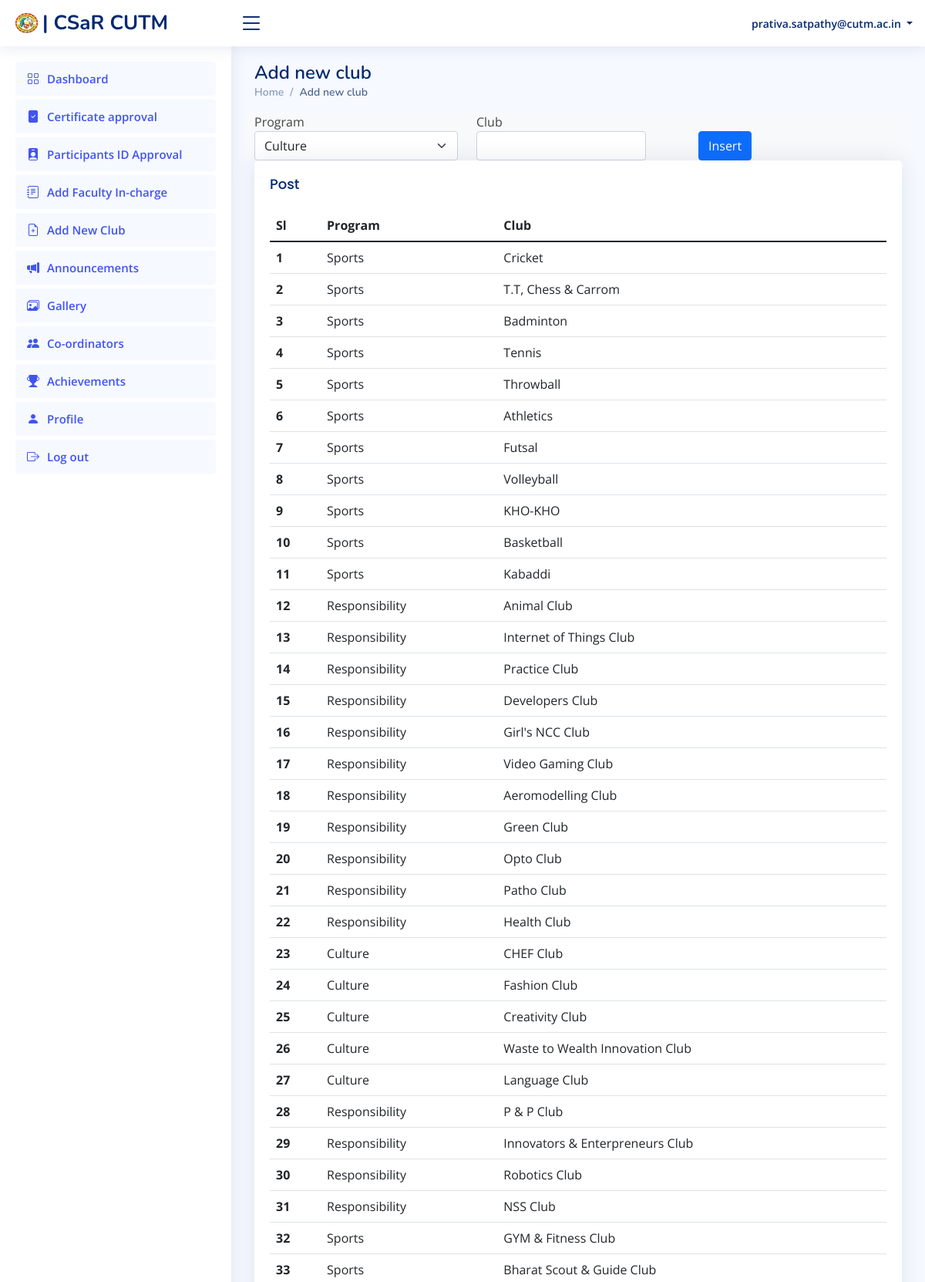
/adminlogin/addClub.php (signed in, upper part), run on the app's committed database.
### tables this page shows
CREATE TABLE `csrpr` (
  `id` int(11) NOT NULL,
  `csrPr` varchar(255) NOT NULL,
  `club` varchar(255) NOT NULL
);

### includes/function.php (called while the page is built, shortened)
<?php
    function getAllProgramAdmin($db){
        $query="SELECT * FROM csrpr  ORDER BY id DESC";
        $run=mysqli_query($db,$query);
        $data=array();
        while($d=mysqli_fetch_assoc($run)){
            $data[]=$d;
        }
        return $data;
    }
?>

### adminlogin/addClub.php (the view, shortened to what this page needs)
<?php
require('../includes/function.php');
require('../includes/database.php');
$uemail=$_SESSION['email'];
  ?>
<!DOCTYPE html>
<html lang="en">
<head>
    <link href="assets/vendor/bootstrap/css/bootstrap.min.css" rel="stylesheet">
    <link href="assets/vendor/bootstrap-icons/bootstrap-icons.css" rel="stylesheet">
    <link href="assets/vendor/boxicons/css/boxicons.min.css" rel="stylesheet">
    <link href="assets/vendor/quill/quill.snow.css" rel="stylesheet">
    <link href="assets/vendor/quill/quill.bubble.css" rel="stylesheet">
    <link href="assets/vendor/remixicon/remixicon.css" rel="stylesheet">
    <link href="assets/vendor/simple-datatables/style.css" rel="stylesheet">
    <link href="assets/css/style.css" rel="stylesheet">
</head>
<body>
    <header id="header" class="header fixed-top d-flex align-items-center">
        <div class="d-flex align-items-center justify-content-between">
            <a href="admin.php" class="logo d-flex align-items-center">
                <img src="../images/cutm.png" alt="">
                <span class="d-none d-lg-block"> | CSaR CUTM</span>
            </a>
            <i class="bi bi-list toggle-sidebar-btn"></i>
        </div>
        <nav class="header-nav ms-auto">
            <ul class="d-flex align-items-center">
                <li class="nav-item dropdown pe-3">
                    <a class="nav-link nav-profile d-flex align-items-center pe-0" href="#" data-bs-toggle="dropdown">
                        <span class="d-none d-md-block dropdown-toggle ps-2"><?=$uemail?></suserNamepan>
                    </a>
                </li>
            </ul>
        </nav>
    </header>
    <aside id="sidebar" class="sidebar">
        <ul class="sidebar-nav" id="sidebar-nav">
        <li class="nav-item">
            <a class="nav-link " href="./admin.php">
                <i class="bi bi-grid"></i>
                <span>Dashboard</span>
            </a>
        </li>
        <li class="nav-item">
          <a class="nav-link " href="./certificateapprove.php">
              <i class="bi bi-file-check-fill"></i>
              <span>Certificate approval</span>
          </a>
      </li>
      <li class="nav-item">
          <a class="nav-link " href="./studentapproval.php">
              <i class="bi bi-person-badge-fill"></i>
              <span>Participants ID Approval</span>
          </a>
      </li>
    <li class="nav-item">
          <a class="nav-link " href="./addfaculty.php">
              <i class="bi bi-journal-text"></i>
              <span>Add Faculty In-charge</span>
          </a>
      </li>
      <li class="nav-item">
          <a class="nav-link " href="./addClub.php">
              <i class="bi bi-file-earmark-plus"></i>
              <span>Add New Club</span>
          </a>
      </li>
      <li class="nav-item">
              <a class="nav-link " href="./addannouncement.php">
                  <i class="bi bi-megaphone-fill"></i>
                  <span>Announcements</span>
              </a>
          </li>
      <li class="nav-item">
              <a class="nav-link " href="./gallery_uploads.php">
                  <i class="bi bi-images"></i>
                  <span>Gallery</span>
              </a>
          </li>
          <li class="nav-item">
              <a class="nav-link " href="./coordinator_uploads.php">
                  <i class="bi bi-people-fill"></i>
                  <span>Co-ordinators</span>
              </a>
          </li>
          <li class="nav-item">
              <a class="nav-link " href="./achievement_uploads.php">
                  <i class="bi bi-trophy-fill"></i>
                  <span>Achievements</span>
              </a>
          </li>
         <li class="nav-item">
              <a class="nav-link " href="./adminprof.php">
                  <i class="bi bi-person-fill"></i>
                  <span>Profile</span>
              </a>
          </li>
         <li class="nav-item">
              <a class="nav-link " href="../includes/logout.php">
                  <i class="bi bi-box-arrow-right"></i>
                  <span>Log out</span>
              </a>
          </li>
        </ul>
    </aside>
    <main id="main" class="main">
        <div class="pagetitle">
            <h1>Add new club</h1>
            <nav>
                <ol class="breadcrumb">
                    <li class="breadcrumb-item"><a href="admin.php">Home</a></li>
                    <li class="breadcrumb-item active">Add new club</li>
                </ol>
            </nav>
        </div>
        <section class="section">
          <form action="" method="post">
            <div class="row">
                <div class="col-md-4 bg-light text-right">
                    <label>Program</label>
                    <select class="form-select" aria-label="Default select example" name="program" >
                        <option value="Culture">Culture</option>
                    </select>
                </div>
                <div class="col-md-4 bg-light text-right">
                    <label>Club</label>
                    <div class="col-sm-10">
                        <input type="text" class="form-control" name="club" value="" required>
                    </div>
                </div>
                <div class="col-md-4 bg-light text-right"><br>
                    <button type="button" class="btn btn-primary" data-toggle="modal" data-target="#confirmaddClub">Insert</button>
                </div>
            </div>
          </form>
                <div class="col-lg-12">
                    <div class="card">
                        <div class="card-body">
                            <h5 class="card-title">Post</h5>
                            <table class="table datatable">
                                <thead>
                                    <tr>
                                        <th>Sl</th>
                                        <th scope="col">Program </th>
                                        <th scope="col">Club </th>
                                    </tr>
                                </thead>
                                <tbody>
                                    <?php
                                        $posts=getAllProgramAdmin($db);
                                        $count=1;
                                        foreach($posts as $post){
                                            $studentData=getAllProgramAdmin($db);
                                    ?>
                                    <tr>
                                        <th scope="row"><?=$count?></th>
                                        <td><?=$post['csrPr']?></td>
                                        <td><?=$post['club']?></td>
                                    </tr>
                                    <?php
                    $count++;
                  }
                  ?>
                                </tbody>
                            </table>
                        </div>
                    </div>
                </div>
        </section>
    </main>
</body>
</html>

### adminlogin/assets/css/style.css (style rules this page uses)
:root { scroll-behavior: smooth; }
body { font-family: "Open Sans", sans-serif; background: #f6f9ff; color: #444444; }
a { color: #4154f1; text-decoration: none; }
h1, h2, h3, h4, h5, h6 { font-family: "Nunito", sans-serif; }
#main { margin-top: 60px; padding: 20px 30px; transition: all 0.3s; }
.pagetitle { margin-bottom: 10px; }
.pagetitle h1 { font-size: 24px; margin-bottom: 0; font-weight: 600; color: #012970; }
.card { margin-bottom: 30px; border: none; border-radius: 5px; box-shadow: 0px 0 30px rgba(1, 41, 112, 0.1); }
.card-title { padding: 20px 0 15px 0; font-size: 18px; font-weight: 500; color: #012970; font-family: "Poppins", sans-serif; }
.card-body { padding: 0 20px 20px 20px; }
.breadcrumb { font-size: 14px; font-family: "Nunito", sans-serif; color: #899bbd; font-weight: 600; }
.breadcrumb a { color: #899bbd; transition: 0.3s; }
.breadcrumb .breadcrumb-item::before { color: #899bbd; }
.breadcrumb .active { color: #51678f; font-weight: 600; }
.logo { line-height: 1; }
@media (min-width: 1200px) { .logo { width: 280px; } }
.logo img { max-height: 26px; margin-right: 6px; }
.logo span { font-size: 26px; font-weight: 700; color: #012970; font-family: "Nunito", sans-serif; }
.header { transition: all 0.5s; z-index: 997; height: 60px; box-shadow: 0px 2px 20px rgba(1, 41, 112, 0.1); background-color: #fff; padding-left: 20px; }
.header .toggle-sidebar-btn { font-size: 32px; padding-left: 10px; cursor: pointer; color: #012970; }
.header-nav ul { list-style: none; }
.header-nav > ul { margin: 0; padding: 0; }
.header-nav .nav-profile { color: #012970; }
.header-nav .nav-profile span { font-size: 14px; font-weight: 600; }
.sidebar { position: fixed; top: 60px; left: 0; bottom: 0; width: 300px; z-index: 996; transition: all 0.3s; padding: 20px; overflow-y: auto; scrollbar-width: thin; scrollbar-color: #aab7cf transparent; box-shadow: 0px 0px 20px rgba(1, 41, 112, 0.1); background-color: #fff; }
@media (min-width: 1200px) { #main, #footer { margin-left: 300px; } }
.sidebar-nav { padding: 0; margin: 0; list-style: none; }
.sidebar-nav li { padding: 0; margin: 0; list-style: none; }
.sidebar-nav .nav-item { margin-bottom: 5px; }
.sidebar-nav .nav-link { display: flex; align-items: center; font-size: 15px; font-weight: 600; color: #4154f1; transition: 0.3; background: #f6f9ff; padding: 10px 15px; border-radius: 4px; }
.sidebar-nav .nav-link i { font-size: 16px; margin-right: 10px; color: #4154f1; }

### data on the page
csrpr: csrPr "Sports", club "Cricket"
csrpr: csrPr "Sports", club "T.T, Chess & Carrom"
csrpr: csrPr "Sports", club "Badminton"
csrpr: csrPr "Sports", club "Tennis"
csrpr: csrPr "Sports", club "Throwball"
csrpr: csrPr "Sports", club "Athletics"
csrpr: csrPr "Sports", club "Futsal"
csrpr: csrPr "Sports", club "Volleyball"
csrpr: csrPr "Sports", club "KHO-KHO"
csrpr: csrPr "Sports", club "Basketball"
csrpr: csrPr "Sports", club "Kabaddi"
csrpr: csrPr "Responsibility", club "Animal Club"
csrpr: csrPr "Responsibility", club "Internet of Things Club"
csrpr: csrPr "Responsibility", club "Practice Club"
csrpr: csrPr "Responsibility", club "Developers Club"
csrpr: csrPr "Responsibility", club "Girl's NCC Club"
csrpr: csrPr "Responsibility", club "Video Gaming Club"
csrpr: csrPr "Responsibility", club "Aeromodelling Club"
csrpr: csrPr "Responsibility", club "Green Club"
csrpr: csrPr "Responsibility", club "Opto Club"
csrpr: csrPr "Responsibility", club "Patho Club"
csrpr: csrPr "Responsibility", club "Health Club"
csrpr: csrPr "Culture", club "CHEF Club"
csrpr: csrPr "Culture", club "Fashion Club"
csrpr: csrPr "Culture", club "Creativity Club"
csrpr: csrPr "Culture", club "Waste to Wealth Innovation Club"
csrpr: csrPr "Culture", club "Language Club"
csrpr: csrPr "Responsibility", club "P & P Club"
csrpr: csrPr "Responsibility", club "Innovators & Enterpreneurs Club"
csrpr: csrPr "Responsibility", club "Robotics Club"
csrpr: csrPr "Responsibility", club "NSS Club"
csrpr: csrPr "Sports", club "GYM & Fitness Club"
csrpr: csrPr "Sports", club "Bharat Scout & Guide Club"

### other printed values
$uemail "prativa.satpathy@cutm.ac.in"
